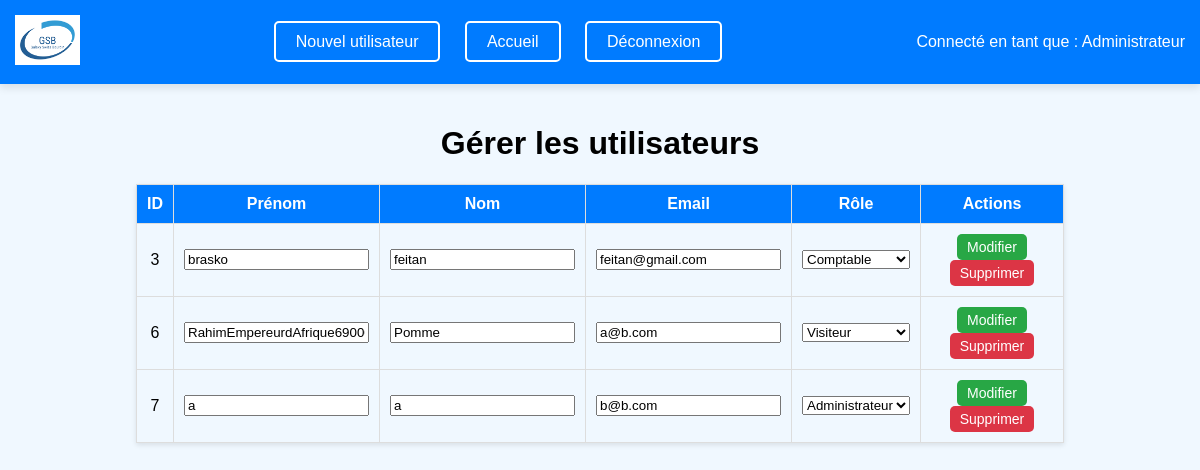
The page /manager_user.php (signed in) on the database its author committed.
### tables this page shows
CREATE TABLE `user` (
  `id_user` int(11) NOT NULL,
  `fname` varchar(50) NOT NULL,
  `lname` varchar(50) NOT NULL,
  `email` varchar(100) NOT NULL,
  `password` varchar(255) NOT NULL,
  `role` int(11) NOT NULL
);

### manager_user.php (the view, shortened to what this page needs)
<?php
$servername = "localhost";
$username = "root";
$password = "";
$dbname = "bisounours";
try {
    $pdo = new PDO("mysql:host=$servername;dbname=$dbname", $username, $password);
    $pdo->setAttribute(PDO::ATTR_ERRMODE, PDO::ERRMODE_EXCEPTION);
    $users = $pdo->query("
        SELECT u.id_user, u.fname, u.lname, u.email, r.role AS role_name, r.id_role
        FROM user u
        JOIN role r ON u.role = r.id_role
    ")->fetchAll(PDO::FETCH_ASSOC);
    $roles = $pdo->query("SELECT id_role, role FROM role")->fetchAll(PDO::FETCH_ASSOC);
} catch (PDOException $e) {
    echo "Erreur : " . $e->getMessage();
    exit();
}
?>
<!DOCTYPE html>
<html lang="fr">
<head>
</head>
<body>
    <div class="navbar">
        <div class="navbar-logo">
            <img src="img/gsb.png" alt="Logo GSB">
        </div>
        <div class="navbar-buttons">
            <a href="nouveau_compte.php">Nouvel utilisateur</a>
            <a href="accueil_admin.php">Accueil</a>
            <a href="deconnexion.php">Déconnexion</a>
        </div>
        <div class="navbar-user">
            Connecté en tant que : <?php echo htmlspecialchars($_SESSION['role']); ?>
        </div>
    </div>
    <div class="content">
        <h1>Gérer les utilisateurs</h1>
        <table>
            <thead>
                <tr>
                    <th>ID</th>
                    <th>Prénom</th>
                    <th>Nom</th>
                    <th>Email</th>
                    <th>Rôle</th>
                    <th>Actions</th>
                </tr>
            </thead>
            <tbody>
                <?php foreach ($users as $user): ?>
                    <tr>
                        <form method="post">
                            <td><?php echo $user['id_user']; ?></td>
                            <td><input type="text" name="fname" value="<?php echo htmlspecialchars($user['fname']); ?>" required></td>
                            <td><input type="text" name="lname" value="<?php echo htmlspecialchars($user['lname']); ?>" required></td>
                            <td><input type="email" name="email" value="<?php echo htmlspecialchars($user['email']); ?>" required></td>
                            <td>
                                <select name="role" required>
                                    <?php foreach ($roles as $role): ?>
                                        <option value="<?php echo $role['id_role']; ?>" <?php echo ($role['id_role'] == $user['id_role']) ? 'selected' : ''; ?>>
                                            <?php echo htmlspecialchars($role['role']); ?>
                                        </option>
                                    <?php endforeach; ?>
                                </select>
                            </td>
                            <td>
                                <button type="submit" name="update_user" class="button-update">Modifier</button>
                                <button type="submit" name="delete_user" value="<?php echo $user['id_user']; ?>" class="button-delete">Supprimer</button>
                            </td>
                        </form>
                    </tr>
                <?php endforeach; ?>
            </tbody>
        </table>
    </div>
</body>
</html>

### manager_user.php (style rules this page uses)
body { background-color: #f0f8ff; font-family: Arial, sans-serif; margin: 0; }
.navbar { background-color: #007bff; color: white; padding: 15px; display: flex; justify-content: space-between; align-items: center; box-shadow: 0 4px 8px rgba(0, 0, 0, 0.1); }
.navbar-logo img { height: 50px; }
.navbar-buttons a { text-decoration: none; color: white; margin: 0 10px; padding: 10px 20px; border-radius: 5px; background-color: transparent; border: 2px solid white; transition: background-color 0.3s; font-size: 16px; }
.content { padding: 20px; text-align: center; }
table { width: 80%; margin: 20px auto; border-collapse: collapse; box-shadow: 0 2px 5px rgba(0, 0, 0, 0.1); }
table th, table td { padding: 10px; border: 1px solid #ddd; text-align: center; }
table th { background-color: #007bff; color: white; }
.button-delete { background-color: #dc3545; color: white; padding: 5px 10px; border: none; border-radius: 5px; cursor: pointer; font-size: 14px; }
.button-update { background-color: #28a745; color: white; padding: 5px 10px; border: none; border-radius: 5px; cursor: pointer; font-size: 14px; }

### rows shown on the page
user: id_user "3", fname "brasko", lname "feitan", email "feitan@gmail.com"
user: id_user "6", fname "RahimEmpereurdAfrique69000", lname "Pomme", email "a@b.com"
user: id_user "7", fname "a", lname "a", email "b@b.com"

### other values the page prints
$_SESSION['role'] "Administrateur"
form field role "Comptable"
form field role "Visiteur"
form field role "Administrateur"
